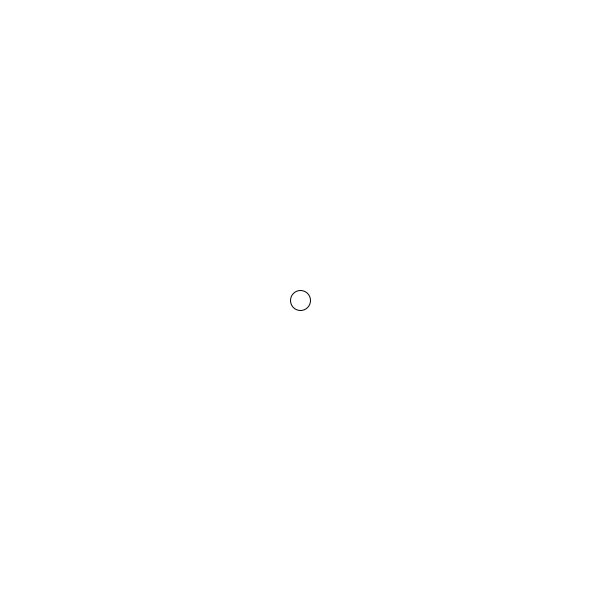
Frame 1 (no input)
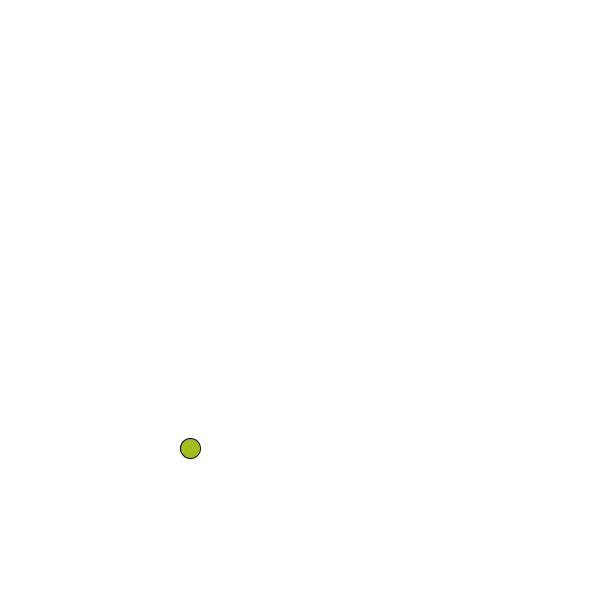
Frame 60 (the mouse pressed at the canvas centre just before this capture)
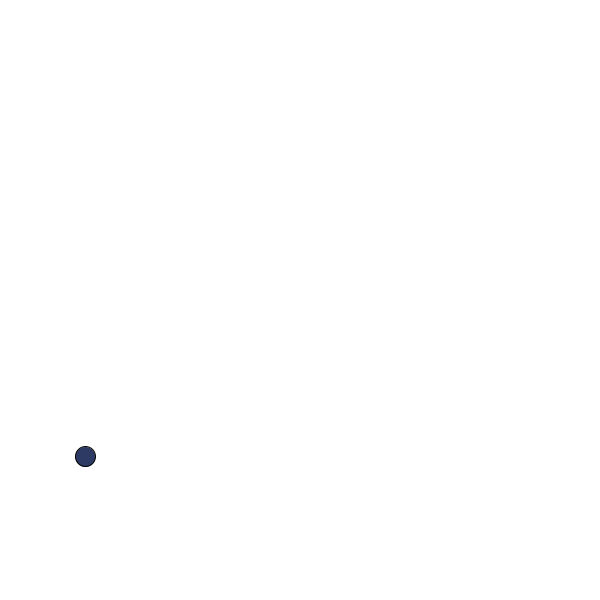
Frame 120 (the mouse held since frame 60 and released just before this capture)

The Processing sketch that drew these frames (run headless with seeded random() and noise(); from frame 60 on, the mouse is pressed at the canvas centre):

// Processing sketch: processing_105443
// ── processing_105443.pde

void setup() {
  size(600, 600);
}

float ballx = 300;
float bally = 300;
float ay = random(-25, 25);
float ax = random(-4, 4);
float times =1;



void draw() {


  background(255, 255, 255);

  ellipse(ballx, bally, 20, 20);                       //ball
  fill(random(255), random(255), random(255));


  bally = bally + ay;                                // original speed in y axis
  if ( bally+ay >= 595 || bally+ay<=5) {             // bounce when reach the top & bottom
    ay = -ay;
  } 
  if (ay!= 0 || bally<595) {                         //add a force of direction down 
    ay=ay+1;
  }

  // println(bally);
  // println(ay);



  if (int(ballx) <= 5 || int(ballx) >= 595) {      //the times of the ball reaching the left wall and the right wall changes the direction of ball changes
    times=times+1;
  }

  if (times/2==int(times/2)) {
    ballx=ballx-ax;
  }
  else {
    ballx=ballx+ax;
  }
  if (ax>0) {                                     //the direction of force in x axis changes everytimes the ball reaches the left wall and right wall
    ax=ax-0.002;
  }
  if (ax<0) {
    ax=ax+0.002;
  }

  //    println(ax);
  //    println(ballx);
}
